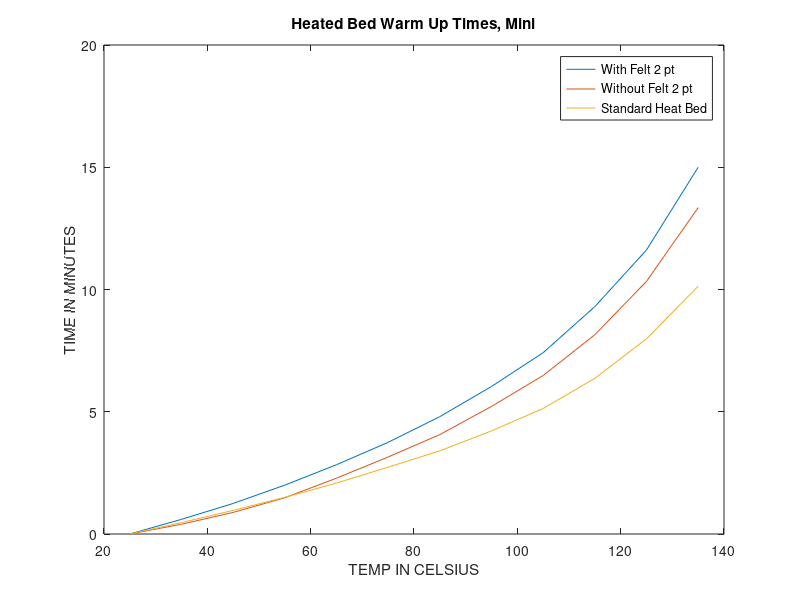

Write MATLAB code to recreate this figure.
T_1 = [25 35 45 55 65 75 85 95 105 115 125 135]
T_2 = [25 35 45 55 65 75 85 95 105 115 125 135]
T_3 = [25 35 45 55 65 75 85 95 105 115 125 135]
S_1 = [0 36 75 120 170 225 288 362 445 558 697 900]
S_2 = [0 24 53 89 137 189 244 313 389 489 620 801]
S_3 = [0 28 58 90 125 164 204 253 308 382 479 608]
M_1 = S_1/60
M_2 = S_2/60
M_3 = S_3/60

plot(T_1, M_1, T_2, M_2, T_3, M_3)
title("Heated Bed Warm Up Times, Mini")
legend("With Felt 2 pt" , "Without Felt 2 pt", "Standard Heat Bed")
xlabel("TEMP IN CELSIUS")
ylabel("TIME IN MINUTES")
